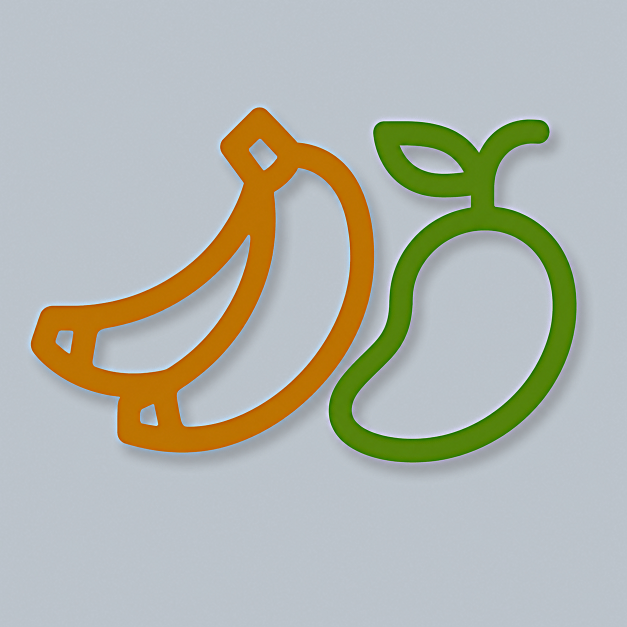
#> input picture images/ImgFruitDefault.png, 1254 x 1254 px (shown at 1/2 size)
$ python -i ProcesamientoImagen.py   (imports and definitions only)   (older library calls are emulated)
#> lines starting #> are read from the running program, lines starting #| are printed output that depends on the picture
#> further down, picture is the input picture: shape (1254, 1254, 3); mean B, G, R 172.2, 182, 178.4
import json
from PIL import features
from cv2 import kmeans
from skimage.feature import graycomatrix, graycoprops
from sklearn.cluster import KMeans
from sklearn.feature_extraction import image

from core.libs import os,cv2, np, plt, mh, sns,pd, joblib# Para correción
from sklearn.preprocessing import StandardScaler


#--------------------------------------------------------
# EXTRACCION DE CARACTERISTICAS DE COLOR Y TEXTURA
#--------------------------------------------------------
# Características de color: Momentos de color en espacio HSV
#--------------------------------------------------------

# [149 lines left out: functions aplicar_en_mascara, caracteristicas_color_hsv, caracteristicas_textura_GLCM, caracteristicas_textura_Haralick, not called in this run]

# =========================================================
# EXTRACCIÓN DE CARACTERÍSTICAS DE FORMA
# =========================================================

def analizar_forma(img):

    # -----------------------------------------------------
    # MÁSCARA
    # -----------------------------------------------------

    if len(img.shape) == 3 and img.shape[2] == 4:
        mask = img[:, :, 3] > 0

    else:
        gray = cv2.cvtColor(img, cv2.COLOR_BGR2GRAY)
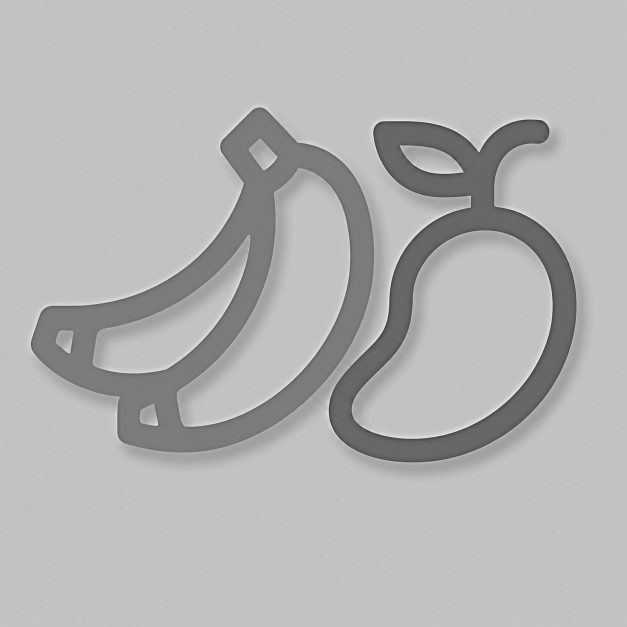
#> gray: shape (1254, 1254) (shown at 1/2 size); min 52, max 246, mean 179.9
        _, mask = cv2.threshold(gray, 10, 255, cv2.THRESH_BINARY)
#> mask: shape (1254, 1254); every value is 255

    mask = mask.astype(np.uint8)

    # -----------------------------------------------------
    # CONTORNOS
    # -----------------------------------------------------

    contours, _ = cv2.findContours(
        mask,
        cv2.RETR_EXTERNAL,
        cv2.CHAIN_APPROX_SIMPLE
    )
#> contours = [[[0, 0], [0, 1253], [1253, 1253], [1253, 0]]]

    if not contours:
        return None

    cnt = max(contours, key=cv2.contourArea)
#> cnt = [[0, 0], [0, 1253], [1253, 1253], [1253, 0]]

    # -----------------------------------------------------
    # MÉTRICAS GEOMÉTRICAS
    # -----------------------------------------------------

    area = cv2.contourArea(cnt)
#> area = 1570009

    perimeter = cv2.arcLength(cnt, True)
#> perimeter = 5012

    circularidad = (
        (4 * np.pi * area) / (perimeter ** 2)
        if perimeter > 0 else 0
    )
#> circularidad = 0.785

    compacidad = (
        area / perimeter
        if perimeter > 0 else 0
    )
#> compacidad = 313.2

    # -----------------------------------------------------
    # EXCENTRICIDAD
    # -----------------------------------------------------

    excentricidad = 0

    if len(cnt) >= 5:

        ellipse = cv2.fitEllipse(cnt)

        (_, axes, _) = ellipse

        a = max(axes) / 2.0
        b = min(axes) / 2.0

        excentricidad = np.sqrt(1 - (b ** 2 / a ** 2))

    # -----------------------------------------------------
    # MOMENTOS DE HU
    # -----------------------------------------------------

    moments = cv2.moments(mask)
#> moments = moments, m00 400991580, centre m10/m00, m01/m00 = (626.5, 626.5)

    hu_moments = cv2.HuMoments(moments).flatten()
#> hu_moments = [0.000654, 0, 6.66e-37, 8.07e-38, 1.77e-74, 0, 6.02e-75]

    # Escala logarítmica
    hu_moments = [
        -np.sign(h) * np.log10(abs(h))
        if h != 0 else 0
        for h in hu_moments
    ]
#> hu_moments = [3.18, 0, 36.18, 37.09, 73.75, 0, 74.22]

    return area, perimeter, circularidad, compacidad, excentricidad, hu_moments[0],hu_moments[1],hu_moments[2],hu_moments[3], hu_moments[4], hu_moments[5], hu_moments[6]


# [217 lines left out: functions ProcesarImagen, PrediccionModelo, not called in this run]

>>> import cv2
>>> picture = cv2.imread('../images/ImgFruitDefault.png')
>>> result = analizar_forma(picture)
#> result = (1570009, 5012, 0.785, 313.2, 0, 3.18, 0, 36.18, 37.09, 73.75, 0, 74.22)
